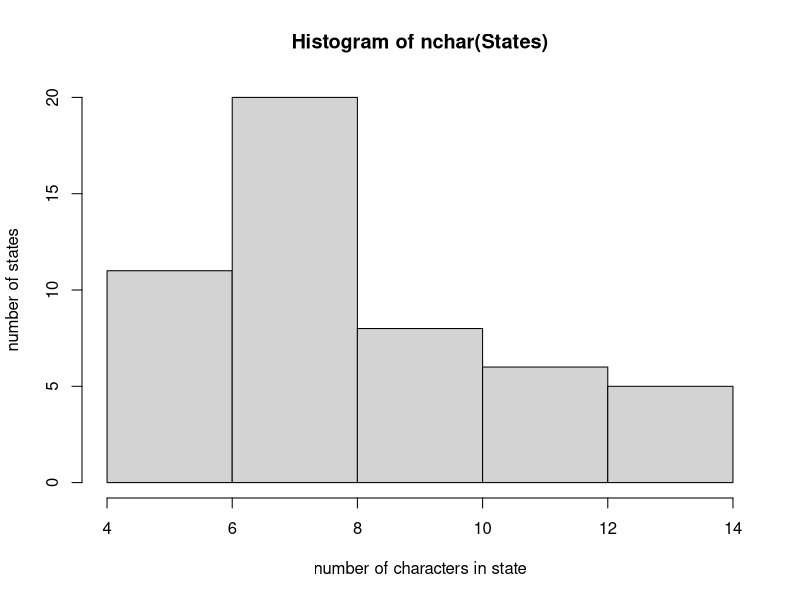

This figure's R source:
States = rownames(USArrests)

#Get states names with 'w'.
States[grep(States,pattern = "w")]

#Get states names with 'W'.
States[grep(States,pattern = "W")]

#Prepare a Histogram of the number of characters in each US state.
hist(nchar(States), plot = TRUE, xlab = "number of characters in state", 
     ylab = "number of states")
